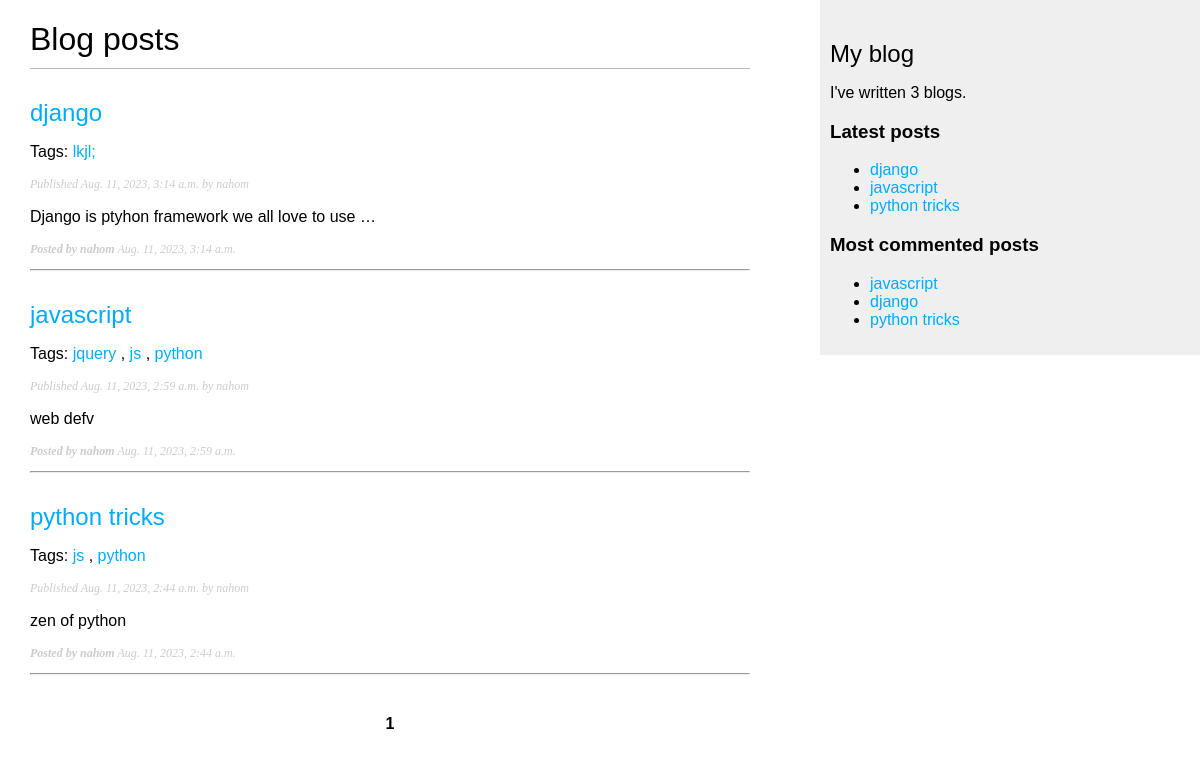
Page /blog/ on the earlier database version.
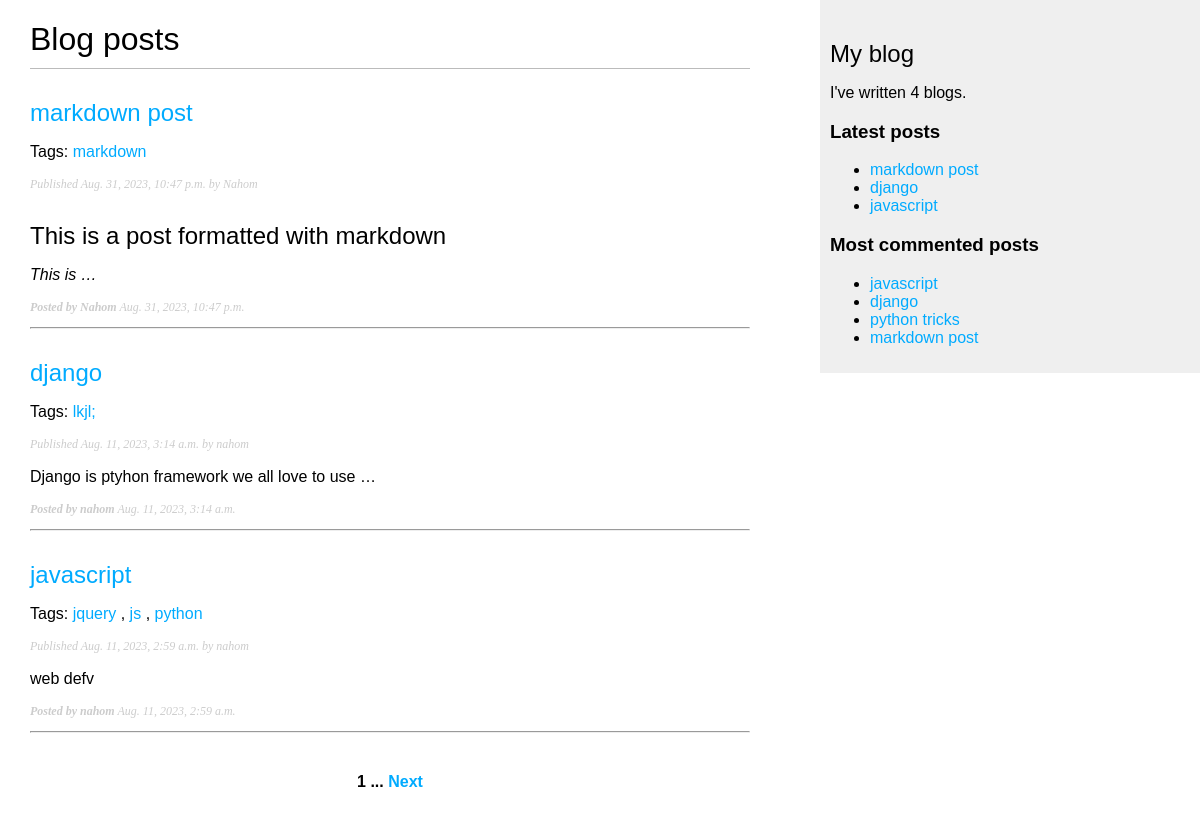
Same page on the later database version.
### blog/models.py (models this page shows, shortened)
class Post(models.Model):
    class Status(models.TextChoices):
        DRAFT='DR', 'Draft'
        PUBLISHED = 'PB', 'Published'
    title = models.CharField(max_length=150)
    author = models.ForeignKey(User, on_delete=models.CASCADE, related_name='blog_posts')
    slug = models.SlugField(max_length=150, unique_for_date='publish')
    body = models.TextField()
    publish = models.DateTimeField(default=timezone.now)
    created = models.DateTimeField(auto_now_add=True)
    updated = models.DateTimeField(auto_now=True)
    status = models.CharField(max_length=2, choices=Status.choices, default=Status.DRAFT)
    tags = TaggableManager()
    objects = models.Manager()
    published = PublishedManager()
    class Meta:
        ordering = ['-publish']
        indexes = [models.Index(fields=['-publish']),]
    def get_absolute_url(self):
        return reverse('blog:post_detail', args=[self.publish.year,
                                                self.publish.month,
                                                self.publish.day,
                                                self.slug,])

### blog/views.py (the view)
# urls.py: path('', views.post_list, name='post_list'),
def post_list(request, tag_slug=None):
    post_list = Post.published.all()
    tag = None
    if tag_slug:
        tag = get_object_or_404(Tag, slug=tag_slug)
        post_list = post_list.filter(tags__in=[tag])
    paginator = Paginator(post_list, 3)
    page_number = request.GET.get('page', 1) # retrieves the page no of the current page, defaults to 1 if not found.
    try:
        posts = paginator.page(page_number)
    except PageNotAnInteger:
        posts = paginator.page(1)
    except EmptyPage:
        posts = paginator.page(paginator.num_pages)
    return render(request,'blog/post/list.html', {'posts': posts, 'tag': tag})

### blog/models.py (called while the page is built)
    def get_queryset(self):
        return super().get_queryset()\
            .filter(status=Post.Status.PUBLISHED)

### blog/templatetags/blog_tags.py (called while the page is built)
@register.simple_tag
def total_posts():
    return Post.published.count()

@register.inclusion_tag('blog/post/latest_posts.html')
def show_latest_posts(count=5):
    latest_posts = Post.published.order_by('-publish')[:count]
    return {'latest_posts': latest_posts}

@register.simple_tag
def get_most_commented_posts(count=5):
    return Post.published.annotate(
    total_comments=Count('comments')
    ).order_by('-total_comments')[:count]

@register.filter(name='markdown')
def markdown_format(text):
    return mark_safe(markdown.markdown(text))

### blog/templates/blog/post/list.html (shortened to what this page needs)
{% extends 'blog/base.html' %}
{% load blog_tags %}
{% block content %}
    <h1>Blog posts</h1>
    {% for post in posts %}
        <h2>
            <a href="{{ post.get_absolute_url }}"> {{post.title}} </a>
        </h2>
        <p class="tags">
            Tags:
            {% for tag in post.tags.all %}
                <a href="{% url 'blog:post_list_by_tag' tag.slug %}" >{{tag.name}}</a>
                {% if not forloop.last %}, {% endif %}
            {% endfor %}
        </p>
        <p class="date">
            Published {{ post.publish }} by {{ post.author }}
        </p>
        <p>{{ post.body|markdown|truncatewords_html:9 }}</p>
        <p class="date"><b>Posted by {{post.author}}</b> <i>{{post.publish}}</i></p>
        <hr>
    {% endfor %}
    {% include "pagination.html" with page=posts %}
{% endblock %}

### blog/templates/blog/base.html (shortened to what this page needs)
{% load blog_tags %}
{% load static %}
<!DOCTYPE html>
<html lang="en">
<head>
    <link rel="stylesheet" href="{% static 'css/blog.css' %}">
</head>
<body>
    <div id="content">
        {% block content %}
        {% endblock %}
    </div>
    <div id="sidebar">
        <h2>My blog</h2>
        <p>I've written {% total_posts %} blogs.</p>
        <h3>Latest posts</h3>
        {% show_latest_posts 3 %}
        <h3>Most commented posts</h3>
        {% get_most_commented_posts as most_commented_posts %}
        <ul>
            {% for post in most_commented_posts %}
                <li>
                    <a href="{{ post.get_absolute_url }}">{{ post.title }}</a>
                </li>
            {% endfor %}
        </ul>
    </div>
</body>
</html>

### blog/templates/pagination.html (shortened to what this page needs)
<div class="pagination">
    <span class="step-links">
        <span class="current">
            {{ page.number }}
        </span>
        {% if page.has_next %}
            <span class="date">...</span>
            <a href="?page={{ page.next_page_number }}"> Next</a>
        {% endif %}
    </span>
</div>

### blog/templates/blog/post/latest_posts.html
<ul>
    {% for post in latest_posts %}
        <li>
            <a href="{{ post.get_absolute_url }}">{{ post.title }}</a>
        </li>
    {% endfor %}
</ul>

### blog/static/css/blog.css (style rules this page uses)
body { margin:0; padding:0; font-family:helvetica, sans-serif; }
a { color:#00abff; text-decoration:none; }
h1 { font-weight:normal; border-bottom:1px solid #bbb; padding:0 0 10px 0; }
h2 { font-weight:normal; margin:30px 0 0; }
#content { float:left; width:60%; padding:0 0 0 30px; }
#sidebar { float:right; width:30%; padding:10px; background:#efefef; height:100%; }
p.date { color:#ccc; font-family: georgia, serif; font-size: 12px; font-style: italic; }
.pagination { margin:40px 0; font-weight:bold; text-align: center; }

Differences in the rows shown:
no longer on one of the page's lists (row unchanged): Post: title "python tricks", publish "Aug. 11, 2023, 2:44 a.m.", author "nahom", body "zen of python"
added Post: title "markdown post", publish "Aug. 31, 2023, 10:47 p.m.", author "Nahom", body "This is a post formatted with markdown This is …"
added Tag: name "markdown", shown under "markdown post"
computed for Post "python tricks": loses Tag (name "js"); loses Tag (name "python")
Other differences:
text no longer shown: "3"
text now shown: "... Next 4"
